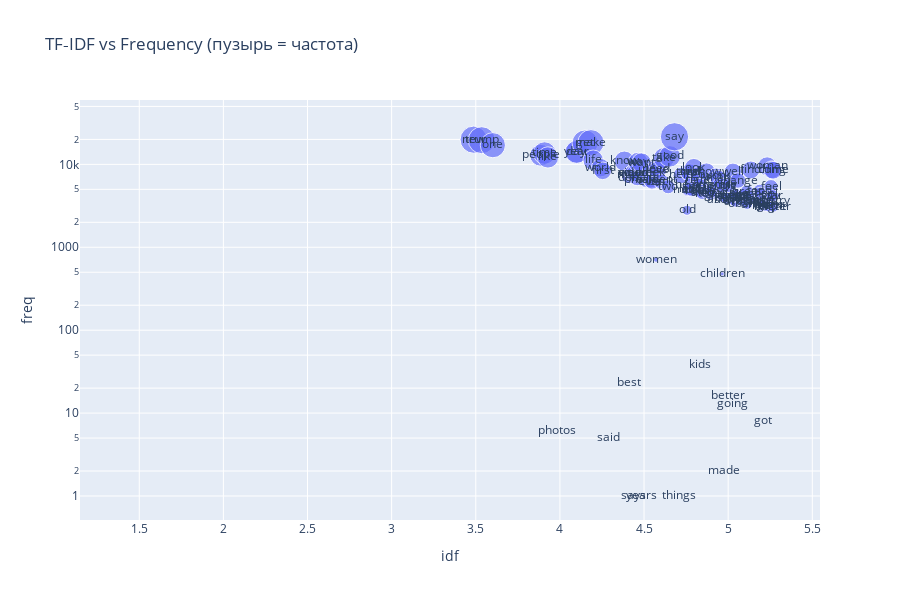

Notebook source saved alongside this figure:
### Markdown cell above
• election & trump — чёткие пики 2016 г. (президентские выборы) и уменьшение после 2021 г.

• covid появляется только c 2020‑01, максимум — середина 2020 г.

• gun имеет периодические всплески → корреляция с масштабными происшествиями.

• inflation, abortion — редкие, но ускоряются к 2022 г.

• well («заглушка» из выражений well‑being/“well”) держится на высоком уровне всегда → неинформативно.

### Code cell
# Интерактивный bubble‑chart
from sklearn.feature_extraction.text import TfidfVectorizer
import plotly.express as px

vec = TfidfVectorizer(max_features=20_000, ngram_range=(1,1))
X   = vec.fit_transform(df["text"])

idf  = vec.idf_
vocs = np.array(vec.get_feature_names_out())

top  = idf.argsort()[:200]

freq_series = tokens.value_counts()

data = pd.DataFrame({
    "word": vocs[top],
    "idf" : idf[top],
    "freq": freq_series.reindex(vocs[top]).fillna(0).values   # ← ключевая правка
})

fig = px.scatter(data, x="idf", y="freq", text="word",
                 size="freq", log_y=True, height=600,
                 title="TF‑IDF vs Frequency (пузырь = частота)")
fig.show()

### Figure 1 — Plotly figure (JSON) as saved in the notebook; plotly's stock layout.template omitted (floating-point values rounded to 4 significant figures; data arrays with more than 128 entries replaced by an {"elided": "..."} marker saying what was removed)
{"data": [{"hovertemplate": "idf=%{x}<br>freq=%{marker.size}<br>word=%{text}<extra></extra>", "legendgroup": "", "marker": {"color": "#636efa", "size": {"elided": "200 int values"}, "sizemode": "area", "sizeref": 53.75, "symbol": "circle"}, "mode": "markers+text", "name": "", "orientation": "v", "showlegend": false, "text": {"elided": "200 str values"}, "type": "scatter", "x": {"elided": "200 float values"}, "xaxis": "x", "y": {"elided": "200 int values"}, "yaxis": "y"}], "layout": {"height": 600, "legend": {"itemsizing": "constant", "tracegroupgap": 0}, "title": {"text": "TF‑IDF vs Frequency (пузырь = частота)"}, "xaxis": {"anchor": "y", "domain": [0, 1], "title": {"text": "idf"}}, "yaxis": {"anchor": "x", "domain": [0, 1], "title": {"text": "freq"}, "type": "log"}}}
